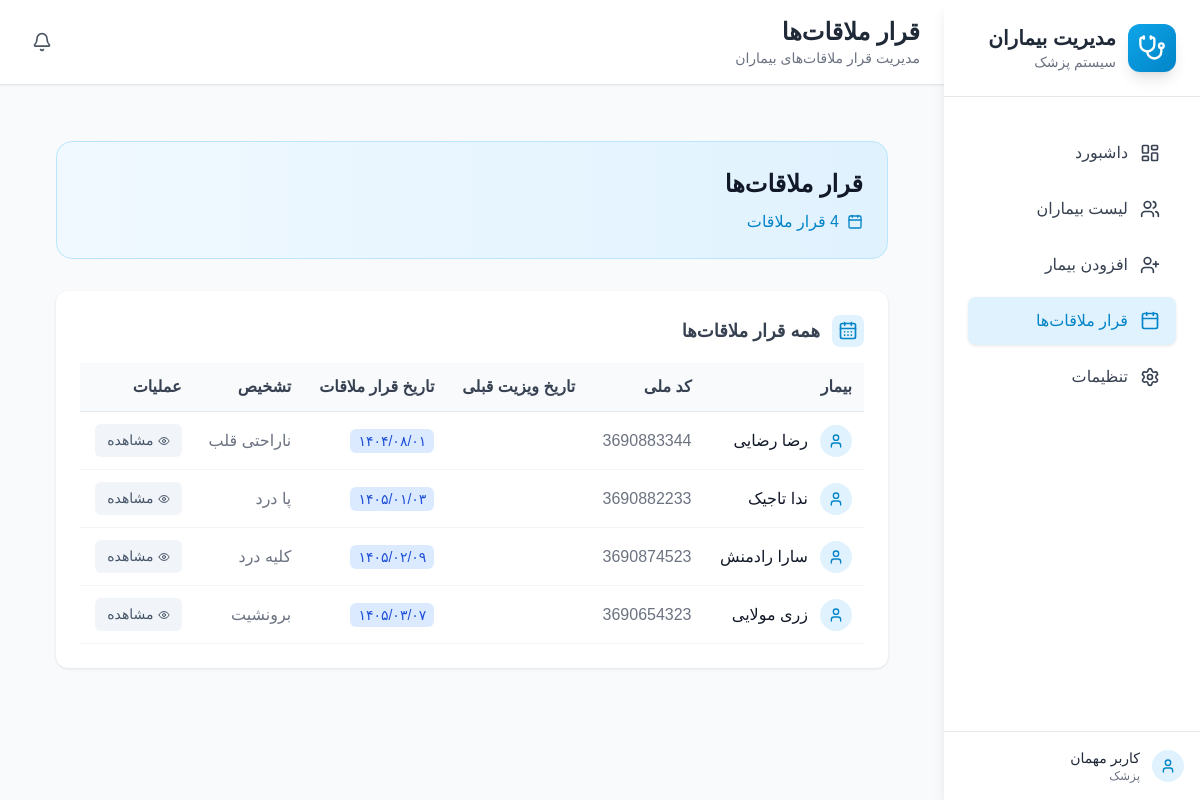
The app's page /appointments/ with its own data.
### patients/models.py (models this page shows, shortened)
class Visit(models.Model):
    patient = models.ForeignKey(Patient, on_delete=models.CASCADE, related_name='visits')
    visit_date = models.DateTimeField(auto_now_add=True)
    diagnosis = models.TextField()
    prescription = models.TextField(blank=True)
    notes = models.TextField(blank=True)
    next_visit_date = models.CharField(max_length=10, null=True, blank=True, help_text="تاریخ ویزیت بعدی به صورت شمسی (YYYY/MM/DD)")
    created_at = models.DateTimeField(auto_now_add=True)
    updated_at = models.DateTimeField(auto_now=True)
    class Meta:
        ordering = ['-visit_date']

class Patient(models.Model):
    GENDER_CHOICES = [
        ('M', 'مرد'),
        ('F', 'زن'),
        ('O', 'سایر'),
    ]
    first_name = models.CharField(max_length=100)
    last_name = models.CharField(max_length=100)
    national_id = models.CharField(
        max_length=20,
        unique=True,
        validators=[RegexValidator(
            regex=r'^\d+$',
            message='کد ملی باید فقط شامل اعداد باشد'
        )]
    )
    birth_date = models.CharField(max_length=10, help_text="تاریخ تولد به صورت شمسی (YYYY/MM/DD)")
    gender = models.CharField(max_length=1, choices=GENDER_CHOICES)
    phone = models.CharField(
        max_length=15,
        validators=[RegexValidator(
            regex=r'^\+?1?\d{9,15}$',
            message='شماره تلفن باید در فرمت صحیح وارد شود. حداکثر 15 رقم مجاز است.'
        )]
    )
    address = models.TextField()
    created_at = models.DateTimeField(auto_now_add=True)
    updated_at = models.DateTimeField(auto_now=True)
    class Meta:
        ordering = ['last_name', 'first_name']
    @property
    def full_name(self):
        return f"{self.first_name} {self.last_name}"

### patients/views.py (the view)
# urls.py: path('appointments/', views.appointments_list, name='appointments'),
def appointments_list(request):
    appointments = Visit.objects.filter(
        next_visit_date__isnull=False
    ).exclude(
        next_visit_date=''
    ).select_related('patient').order_by('next_visit_date')
    total_appointments = appointments.count()
    from datetime import datetime, timedelta
    today = datetime.now().date()
    next_week = today + timedelta(days=7)
    upcoming_appointments = []
    for appointment in appointments:
        try:
            jalali_parts = appointment.next_visit_date.split('/')
            if len(jalali_parts) == 3:
                jalali_year = int(jalali_parts[0])
                jalali_month = int(jalali_parts[1])
                jalali_day = int(jalali_parts[2])
                try:
                    import jdatetime
                    jalali_date = jdatetime.date(jalali_year, jalali_month, jalali_day)
                    gregorian_date = jalali_date.togregorian()
                except:
                    gregorian_date = today
                if today <= gregorian_date <= next_week:
                    upcoming_appointments.append({
                        'visit': appointment,
                        'gregorian_date': gregorian_date
                    })
        except:
            continue
    context = {
        'appointments': appointments,
        'total_appointments': total_appointments,
        'upcoming_appointments': upcoming_appointments,
    }
    return render(request, 'appointments.html', context)

### patients/context_processors.py (called while the page is built)
def notifications_context(request):
    unread_count = Notification.objects.filter(is_read=False).count()
    return {
        'unread_notifications_count': unread_count,
    }

### patients/templatetags/jalali.py (called while the page is built)
def _to_datetime(value):
    if isinstance(value, datetime):
        return value
    if isinstance(value, date):
        return datetime(value.year, value.month, value.day)
    return None

@register.filter(name="jalali")
def jalali(value, fmt: str = "%Y/%m/%d"):
    if value in (None, ""):
        return ""
    if isinstance(value, str):
        if value.count('/') == 2 and len(value.split('/')) == 3:
            try:
                parts = value.split('/')
                if len(parts[0]) == 4 and len(parts[1]) == 2 and len(parts[2]) == 2:
                    year, month, day = int(parts[0]), int(parts[1]), int(parts[2])
                    if 1300 <= year <= 1500 and 1 <= month <= 12 and 1 <= day <= 31:
                        return value  # Already in Jalali format
            except (ValueError, IndexError):
                pass
    dt = _to_datetime(value)
    if not dt:
        return value
    if jdatetime is None:
        return dt.strftime(fmt)
    jdt = jdatetime.datetime.fromgregorian(datetime=dt)
    return jdt.strftime(fmt)

### templates/appointments.html (shortened to what this page needs)
{% extends 'base.html' %}
{% load static %}
{% load jalali %}
{% block page_title %}قرار ملاقات‌ها{% endblock %}
{% block page_subtitle %}مدیریت قرار ملاقات‌های بیماران{% endblock %}
{% block content %}
<div style="padding: 2rem;">
    <div style="background: linear-gradient(to right, #f0f9ff, #e0f2fe); border-radius: 1rem; padding: 1.5rem; border: 1px solid #bae6fd; margin-bottom: 2rem;">
        <div style="display: flex; flex-direction: column; align-items: flex-start;">
            <h2 style="font-size: 1.5rem; font-weight: bold; color: #111827; margin-bottom: 0.5rem;">قرار ملاقات‌ها</h2>
            <div style="display: flex; align-items: center; gap: 1rem;">
                <span style="display: flex; align-items: center; color: #0284c7;">
                    <i data-lucide="calendar" style="width: 1rem; height: 1rem; margin-left: 0.5rem;"></i>
                    {{ total_appointments }} قرار ملاقات
                </span>
            </div>
        </div>
    </div>
    <div style="background: white; border-radius: 0.75rem; padding: 1.5rem; margin-bottom: 2rem; box-shadow: 0 1px 3px rgba(0,0,0,0.1);">
        <div style="display: flex; align-items: center; margin-bottom: 1rem;">
            <div style="width: 2rem; height: 2rem; background: #e0f2fe; border-radius: 0.5rem; display: flex; align-items: center; justify-content: center; margin-left: 0.75rem;">
                <i data-lucide="calendar-days" style="width: 1.25rem; height: 1.25rem; color: #0284c7;"></i>
            </div>
            <h3 style="font-size: 1.125rem; font-weight: 600; color: #374151;">همه قرار ملاقات‌ها</h3>
        </div>
        {% if appointments %}
        <div style="overflow-x: auto;">
            <table style="width: 100%; border-collapse: collapse;">
                <thead>
                    <tr style="background: #f8fafc;">
                        <th style="padding: 0.75rem; text-align: right; font-weight: 600; color: #374151; border-bottom: 1px solid #e2e8f0;">بیمار</th>
                        <th style="padding: 0.75rem; text-align: right; font-weight: 600; color: #374151; border-bottom: 1px solid #e2e8f0;">کد ملی</th>
                        <th style="padding: 0.75rem; text-align: right; font-weight: 600; color: #374151; border-bottom: 1px solid #e2e8f0;">تاریخ ویزیت قبلی</th>
                        <th style="padding: 0.75rem; text-align: right; font-weight: 600; color: #374151; border-bottom: 1px solid #e2e8f0;">تاریخ قرار ملاقات</th>
                        <th style="padding: 0.75rem; text-align: right; font-weight: 600; color: #374151; border-bottom: 1px solid #e2e8f0;">تشخیص</th>
                        <th style="padding: 0.75rem; text-align: right; font-weight: 600; color: #374151; border-bottom: 1px solid #e2e8f0;">عملیات</th>
                    </tr>
                </thead>
                <tbody>
                    {% for appointment in appointments %}
                    <tr style="border-bottom: 1px solid #f1f5f9;">
                        <td style="padding: 0.75rem;">
                            <div style="display: flex; align-items: center; gap: 0.75rem;">
                                <div style="width: 2rem; height: 2rem; background: #e0f2fe; border-radius: 50%; display: flex; align-items: center; justify-content: center;">
                                    <i data-lucide="user" style="width: 1rem; height: 1rem; color: #0284c7;"></i>
                                </div>
                                <span style="font-weight: 500; color: #111827;">{{ appointment.patient.full_name }}</span>
                            </div>
                        </td>
                        <td style="padding: 0.75rem; color: #6b7280;">{{ appointment.patient.national_id }}</td>
                        <td style="padding: 0.75rem; color: #6b7280;">{{ appointment.visit_date|jalali:"%Y/%m/%d" }}</td>
                        <td style="padding: 0.75rem;">
                            <span style="background: #dbeafe; color: #1d4ed8; padding: 0.25rem 0.5rem; border-radius: 0.375rem; font-size: 0.875rem;">{{ appointment.next_visit_date|jalali:"%Y/%m/%d" }}</span>
                        </td>
                        <td style="padding: 0.75rem; color: #6b7280; max-width: 200px; overflow: hidden; text-overflow: ellipsis; white-space: nowrap;" title="{{ appointment.diagnosis }}">
                            {{ appointment.diagnosis|truncatechars:50 }}
                        </td>
                        <td style="padding: 0.75rem;">
                            <div style="display: flex; align-items: center; gap: 0.5rem;">
                                <a href="{% url 'patient_detail' appointment.patient.id %}"
                                   style="background: #f1f5f9; color: #475569; padding: 0.375rem 0.75rem; border-radius: 0.375rem; text-decoration: none; font-size: 0.875rem; display: flex; align-items: center; gap: 0.25rem;">
                                    <i data-lucide="eye" style="width: 0.75rem; height: 0.75rem;"></i>
                                    مشاهده
                                </a>
                            </div>
                        </td>
                    </tr>
                    {% endfor %}
                </tbody>
            </table>
        </div>
        {% endif %}
    </div>
</div>
{% endblock %}

### static/css/style.css (style rules this page uses)
body { font-family: 'Vazir', 'Tahoma', sans-serif; direction: rtl; margin: 0; padding: 0; }
th, td { text-align: right; }

### records on screen
Visit: patient.full_name "رضا رضایی", patient.national_id "3690883344", next_visit_date|jalali "۱۴۰۴/۰۸/۰۱", diagnosis "ناراحتی قلب"
Visit: patient.full_name "ندا تاجیک", patient.national_id "3690882233", next_visit_date|jalali "۱۴۰۵/۰۱/۰۳", diagnosis "پا درد"
Visit: patient.full_name "سارا رادمنش", patient.national_id "3690874523", next_visit_date|jalali "۱۴۰۵/۰۲/۰۹", diagnosis "کلیه درد"
Visit: patient.full_name "زری مولایی", patient.national_id "3690654323", next_visit_date|jalali "۱۴۰۵/۰۳/۰۷", diagnosis "برونشیت"

### other values on screen
{{ total_appointments }} "4"
